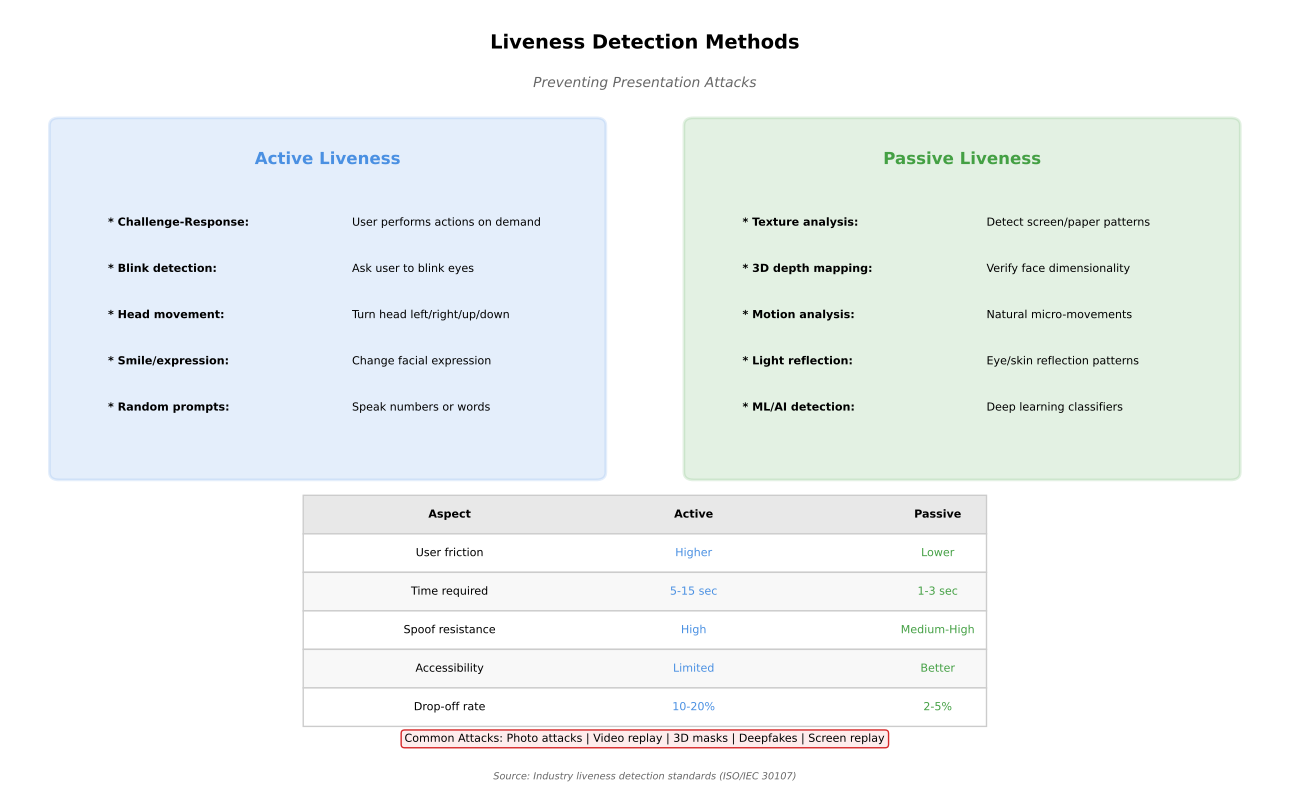

This figure's Python source:
"""
Liveness Detection Methods
Compares active vs passive liveness detection approaches

Output: liveness_detection.pdf
Module: module_01_fintech
Lesson: 6 - Digital Identity
"""

from pathlib import Path
import matplotlib.pyplot as plt
import matplotlib.patches as mpatches
import numpy as np

CHART_METADATA = {
    'title': 'Liveness Detection Methods',
    'module': 'module_01_fintech',
    'lesson': 6,
    'url': 'https://github.com/Digital-AI-Finance/digital-finance/tree/main/module_01_fintech/figures/liveness_detection'
}

plt.rcParams.update({
    'font.size': 10,
    'axes.labelsize': 10,
})

def create_chart():
    """Create liveness detection comparison chart"""
    fig, ax = plt.subplots(figsize=(13, 8))
    ax.set_xlim(0, 13)
    ax.set_ylim(0, 10)
    ax.axis('off')

    # Title
    ax.text(6.5, 9.5, 'Liveness Detection Methods', fontsize=14, fontweight='bold', ha='center')
    ax.text(6.5, 9, 'Preventing Presentation Attacks', fontsize=10, ha='center',
           style='italic', color='#666666')

    # Active Liveness
    active_box = mpatches.FancyBboxPatch((0.5, 4), 5.5, 4.5, boxstyle='round,pad=0.1',
                                          facecolor='#4A90E2', alpha=0.15,
                                          edgecolor='#4A90E2', lw=2)
    ax.add_patch(active_box)
    ax.text(3.25, 8, 'Active Liveness', ha='center', fontsize=12, fontweight='bold', color='#4A90E2')

    active_methods = [
        ('Challenge-Response', 'User performs actions on demand'),
        ('Blink detection', 'Ask user to blink eyes'),
        ('Head movement', 'Turn head left/right/up/down'),
        ('Smile/expression', 'Change facial expression'),
        ('Random prompts', 'Speak numbers or words'),
    ]
    for i, (method, desc) in enumerate(active_methods):
        ax.text(1, 7.2-i*0.6, f'* {method}:', fontsize=8, fontweight='bold')
        ax.text(3.5, 7.2-i*0.6, desc, fontsize=8)

    # Passive Liveness
    passive_box = mpatches.FancyBboxPatch((7, 4), 5.5, 4.5, boxstyle='round,pad=0.1',
                                           facecolor='#44A044', alpha=0.15,
                                           edgecolor='#44A044', lw=2)
    ax.add_patch(passive_box)
    ax.text(9.75, 8, 'Passive Liveness', ha='center', fontsize=12, fontweight='bold', color='#44A044')

    passive_methods = [
        ('Texture analysis', 'Detect screen/paper patterns'),
        ('3D depth mapping', 'Verify face dimensionality'),
        ('Motion analysis', 'Natural micro-movements'),
        ('Light reflection', 'Eye/skin reflection patterns'),
        ('ML/AI detection', 'Deep learning classifiers'),
    ]
    for i, (method, desc) in enumerate(passive_methods):
        ax.text(7.5, 7.2-i*0.6, f'* {method}:', fontsize=8, fontweight='bold')
        ax.text(10, 7.2-i*0.6, desc, fontsize=8)

    # Comparison table
    comparison = [
        ['Aspect', 'Active', 'Passive'],
        ['User friction', 'Higher', 'Lower'],
        ['Time required', '5-15 sec', '1-3 sec'],
        ['Spoof resistance', 'High', 'Medium-High'],
        ['Accessibility', 'Limited', 'Better'],
        ['Drop-off rate', '10-20%', '2-5%'],
    ]

    table_y = 3.2
    for i, row in enumerate(comparison):
        color = '#E8E8E8' if i == 0 else ('white' if i % 2 == 1 else '#F8F8F8')
        weight = 'bold' if i == 0 else 'normal'
        ax.add_patch(mpatches.Rectangle((3, table_y-i*0.5), 7, 0.5,
                                         facecolor=color, edgecolor='#CCCCCC'))
        ax.text(4.5, table_y-i*0.5+0.25, row[0], ha='center', va='center', fontsize=8, fontweight=weight)
        ax.text(7, table_y-i*0.5+0.25, row[1], ha='center', va='center', fontsize=8, fontweight=weight,
               color='#4A90E2' if i > 0 else 'black')
        ax.text(9.5, table_y-i*0.5+0.25, row[2], ha='center', va='center', fontsize=8, fontweight=weight,
               color='#44A044' if i > 0 else 'black')

    # Attack types
    attacks = "Common Attacks: Photo attacks | Video replay | 3D masks | Deepfakes | Screen replay"
    ax.text(6.5, 0.5, attacks, ha='center', fontsize=8,
           bbox=dict(boxstyle='round', facecolor='#FEECEC', edgecolor='#D62728'))

    # Source
    fig.text(0.5, 0.02, 'Source: Industry liveness detection standards (ISO/IEC 30107)',
            fontsize=7, ha='center', style='italic', color='#666666')

    plt.tight_layout()

    output_path = Path(__file__).parent / 'liveness_detection.pdf'
    plt.savefig(output_path, format='pdf', dpi=300, bbox_inches='tight')
    plt.close()
    print(f"Chart saved to: {output_path}")
    return output_path

if __name__ == '__main__':
    create_chart()
